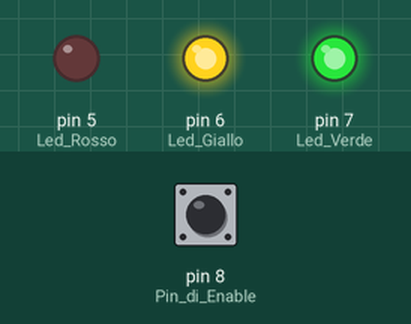
A sketch run on a simulated Arduino Uno, built with avr-gcc and run on an emulated ATmega328P. Parts: output pins drawn as LEDs (lit = HIGH). The test bench sets the inputs (shaded band); at power-on: pin 8 (Pin_di_Enable) HIGH.

Above: at 2.8 s.
2.9 s: pin 8 (Pin_di_Enable) pulled LOW for 1.2 s
At 3.8 s:
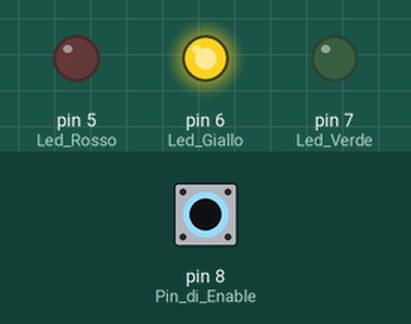
6.5 s: pin 8 (Pin_di_Enable) pulled LOW for 3.2 s
At 8.8 s:
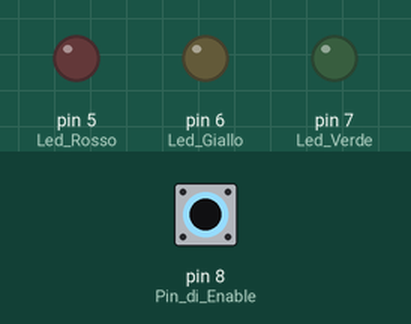
Timing chart, 0 to 17.5 s (numbered marks = the images above; inputs shaded):
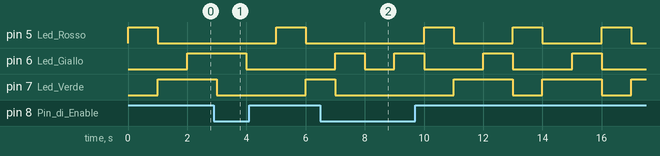

The sketch:

Semaforo.ino
```cpp
/*state
 * 0= ALL OFF
 * 1= RED ON
 * 2= RED YELLOW ON
 * 3= GREEN ON
 * 4= GREEN YELLOW ON
 * 5= YELLOW ON
 *
 */
void setup() {
  pinMode(5, OUTPUT); //Led Rosso
  pinMode(6, OUTPUT); //Led Giallo
  pinMode(7, OUTPUT); //Led Verde
  pinMode(8, INPUT_PULLUP); //Pin di Enable
}
int tickGREEN=1000; //Temporizzazione dello stato VERDE
int tickRED=1000; //Temporizzazione dello stato ROSSO
int tickYELLOW=1000; //Temporizzazione dello stato GIALLO
int tickREDYELLOW=1000; //Temporizzazione dello stato ROSSOGIALLO
int tickGREENYELLOW=1000; //Temporizzazione dello stato VERDEGIALLO
int tickOFF=1000; //Temporizzazione dello stato spento
int CurrentState=0; //stato iniziale impostato sul tutto spento


void loop() {
  //viene controllato se il semaforo \`e abilitato
  if(CheckEnable()){

    // nel caso in cui il semaforo sia abilitato
    switch(CurrentState){
    case 1: //se lo stato precedente risulta essere rosso e giallo
      CurrentState=3; //lo stato corrente viene spostato a verde
      digitalWrite(5,LOW);
      digitalWrite(6,LOW);
      digitalWrite(7,HIGH);
      delay(tickGREEN);
      break;
    case 3: //se lo stato precedente risulta essere solo verde
      CurrentState=4; //lo stato corrente viene portato a giallo e verde
      digitalWrite(6,HIGH);
      delay(tickGREENYELLOW);
      break;

    default: // in qualunque altro caso di stato precedente, se il semaforo \`e abilitato, lo stato inizializzato \`e quello rosso
      CurrentState=1;
      digitalWrite(5,HIGH);
      digitalWrite(6,LOW);
      digitalWrite(7,LOW);
      delay(tickRED);
    }

  }else {
    //nel caso in cui il semaforo sia disabilitato
    switch(CurrentState){
      case 5: // se lo stato precedente risulta essere giallo
        CurrentState=0; //imposta lo stato corrente a tutto spento
        digitalWrite(6,LOW);
        delay(tickOFF);
        break;
      default: // in qualunque altro caso di stato precedente, lo stato inizializzato \`e quello giallo
        CurrentState=5;
        digitalWrite(6,HIGH);
        digitalWrite(5,LOW);
        digitalWrite(7,LOW);
        delay(tickYELLOW);
      }
  }
}

bool CheckEnable(){
  //Algoritmo di controllo per Enable

  int check =digitalRead(8);
  return (check== HIGH);
}
```

Measured:
- by itself, pin 5 (Led_Rosso): alternates HIGH for 1.0 s and LOW for 2.0 s
- by itself, pin 7 (Led_Verde): repeats every 3.0 s: HIGH 2.0 s, LOW 1.0 s
